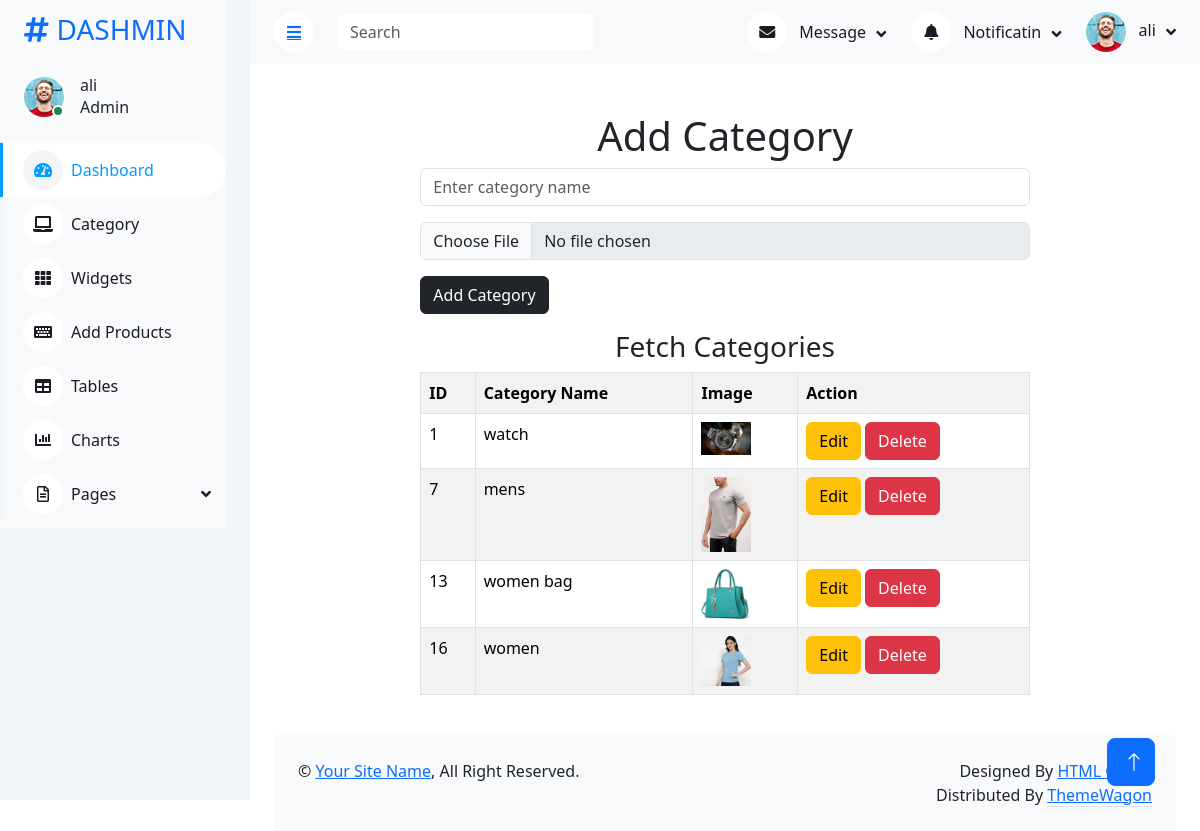
Screenshot of /admin_panel/public.php?category (signed in) with the database file from the repository.
### tables this page shows
CREATE TABLE `add_category` (
  `category_id` int(50) NOT NULL,
  `category_name` varchar(200) DEFAULT NULL,
  `category_image` varchar(200) DEFAULT NULL
);

### admin_panel/add_category.php (the view, shortened to what this page needs)
<!DOCTYPE html>
<html lang="en">
<head>
    <link href="https://cdn.jsdelivr.net/npm/bootstrap@5.3.2/dist/css/bootstrap.min.css" rel="stylesheet">
</head>
<body>
    <div class="container">
        <div class="row">
            <div class="col-8 mx-auto">
            <h1 class="text-center mt-5">Add Category</h1>
            <form action="../code.php" method='post' enctype="multipart/form-data">
                <input type="text" placeholder="Enter category name" class="form-control mt3" name="cat_name">
                <input type="file" name="cat_image" class="form-control mt-3">
                <button type="submit" class="btn btn-dark mt-3" name="add_cat">Add Category</button>
            </form>
            <h3 class="text-center mt-3">Fetch Categories</h3>
<table class="table table-bordered table-hover table-striped">
    <tr>
        <th>ID</th>
        <th>Category Name</th>
        <th>Image</th>
        <th>Action</th>
    </tr>
    <?php
    include '../connection.php';
    $fetch = mysqli_query($con, "SELECT * FROM add_category");
    foreach($fetch as $value){
    ?>
    <tr>
        <td><?php echo $value['category_id'];?></td>
        <td><?php echo $value['category_name'];?></td>
        <td><img src="images/<?php echo $value['category_image'];?>" width="50"></td>
        <td>
            <button class="btn btn-warning" data-bs-toggle="modal" data-bs-target="#editModal<?php echo $value['category_id'];?>">Edit</button>
            <button class="btn btn-danger" data-bs-toggle="modal" data-bs-target="#delete<?php echo $value['category_id'];?>">Delete</button>
        </td>
    </tr>
    <?php } ?>
</table>
            </div>
        </div>
    </div>
</body>
</html>

### admin_panel/css/style.css (style rules this page uses)
:root { --primary: #009CFF; --light: #F3F6F9; --dark: #191C24; }
.btn { transition: .5s; }

### rows the page displays
add_category: category_id "1", category_name "watch", category_image (picture)
add_category: category_id "7", category_name "mens", category_image (picture)
add_category: category_id "13", category_name "women bag", category_image (picture)
add_category: category_id "16", category_name "women", category_image (picture)

### other values shown
$_SESSION['admin_name'] "ali"
